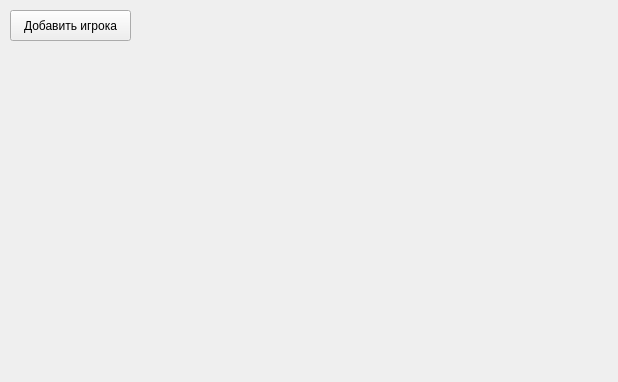
<?xml version="1.0" encoding="UTF-8"?>
<ui version="4.0">
 <class>GameSetup</class>
 <widget class="QWidget" name="GameSetup">
  <property name="geometry">
   <rect>
    <x>0</x>
    <y>0</y>
    <width>618</width>
    <height>382</height>
   </rect>
  </property>
  <property name="windowTitle">
   <string>Form</string>
  </property>
  <widget class="QPushButton" name="pushButton">
   <property name="geometry">
    <rect>
     <x>10</x>
     <y>10</y>
     <width>121</width>
     <height>31</height>
    </rect>
   </property>
   <property name="text">
    <string>Добавить игрока</string>
   </property>
  </widget>
 </widget>
 <resources/>
 <connections/>
</ui>
